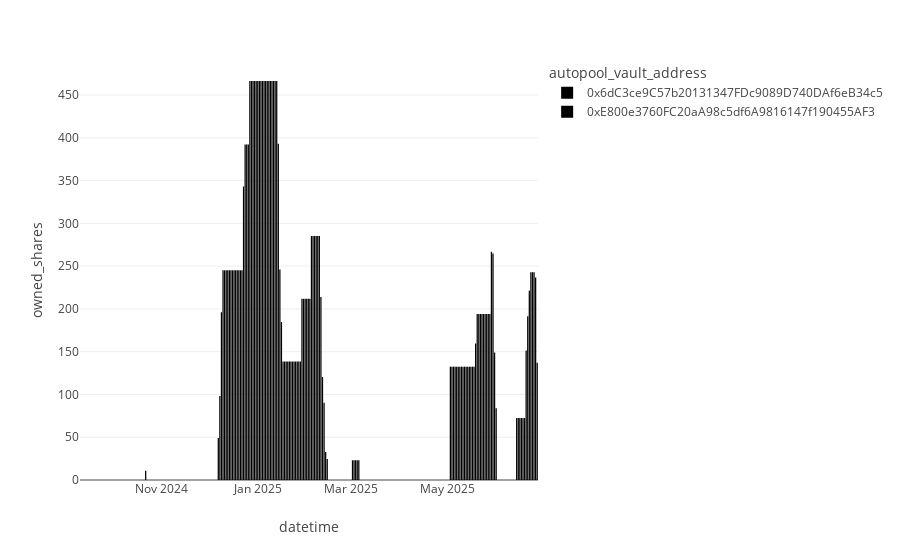

The notebook cell saved with this chart:
### Code cell
px.bar(state_df, y="owned_shares", x=state_df.index, color="autopool_vault_address")

### Figure 1 — Plotly figure (JSON) as saved in the notebook; plotly's stock layout.template omitted (floating-point values rounded to 4 significant figures; data arrays with more than 128 entries replaced by an {"elided": "..."} marker saying what was removed)
{"data": [{"alignmentgroup": "True", "hovertemplate": "autopool_vault_address=0x6dC3ce9C57b20131347FDc9089D740DAf6eB34c5<br>datetime=%{x}<br>owned_shares=%{y}<extra></extra>", "legendgroup": "0x6dC3ce9C57b20131347FDc9089D740DAf6eB34c5", "marker": {"color": "#000001", "pattern": {"shape": ""}}, "name": "0x6dC3ce9C57b20131347FDc9089D740DAf6eB34c5", "offsetgroup": "0x6dC3ce9C57b20131347FDc9089D740DAf6eB34c5", "orientation": "v", "showlegend": true, "textposition": "auto", "type": "bar", "x": {"elided": "286 str values"}, "xaxis": "x", "y": {"elided": "286 float values"}, "yaxis": "y"}, {"alignmentgroup": "True", "hovertemplate": "autopool_vault_address=0xE800e3760FC20aA98c5df6A9816147f190455AF3<br>datetime=%{x}<br>owned_shares=%{y}<extra></extra>", "legendgroup": "0xE800e3760FC20aA98c5df6A9816147f190455AF3", "marker": {"color": "#000002", "pattern": {"shape": ""}}, "name": "0xE800e3760FC20aA98c5df6A9816147f190455AF3", "offsetgroup": "0xE800e3760FC20aA98c5df6A9816147f190455AF3", "orientation": "v", "showlegend": true, "textposition": "auto", "type": "bar", "x": {"elided": "286 str values"}, "xaxis": "x", "y": {"elided": "286 int values"}, "yaxis": "y"}], "layout": {"barmode": "relative", "legend": {"title": {"text": "autopool_vault_address"}, "tracegroupgap": 0}, "margin": {"t": 60}, "xaxis": {"anchor": "y", "domain": [0, 1], "title": {"text": "datetime"}}, "yaxis": {"anchor": "x", "domain": [0, 1], "title": {"text": "owned_shares"}}}}
